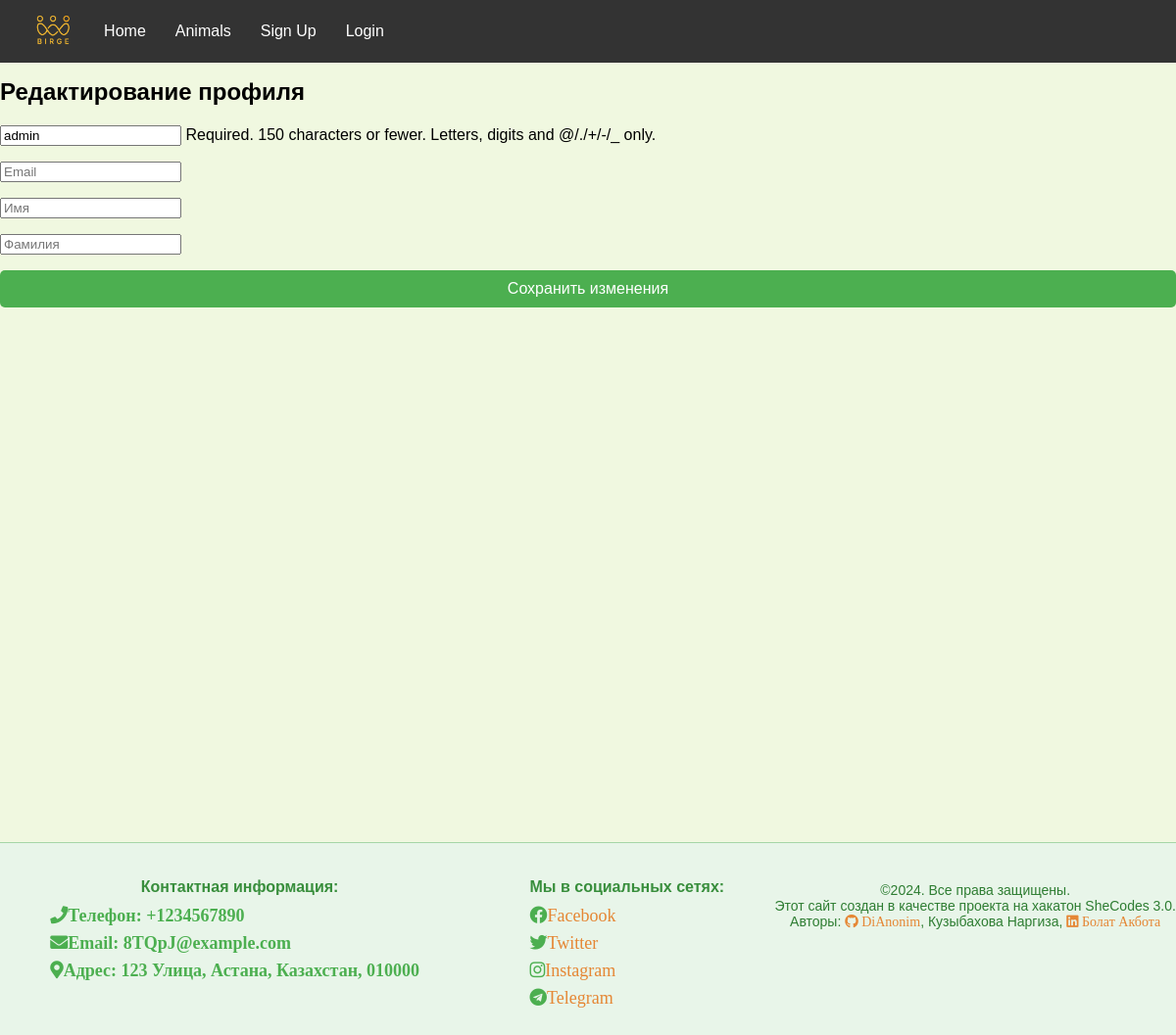
Before: /user/update/5/ with the older database file.
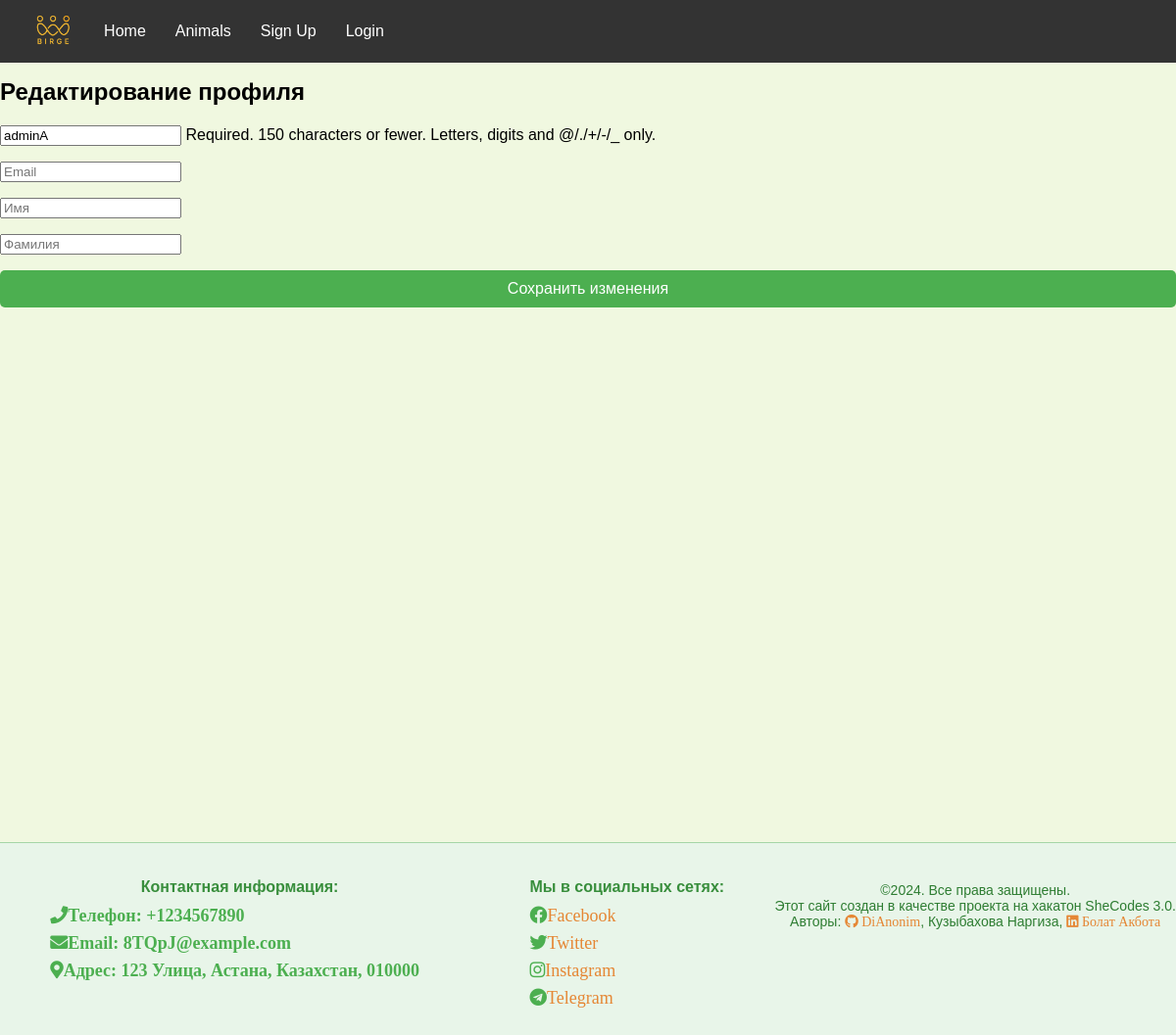
After: the same page with the newer database file.
### app/models.py (models this page shows, shortened)
class CustomUser(AbstractUser):
    class Gender(models.TextChoices):
        Man = 'Man'
        Woman =  'Woman'
    image=models.ImageField(upload_to='media/users',default="media/users/default.png")
    gender=models.CharField(max_length=10,choices=Gender.choices,default=Gender.Man)
    birthday=models.DateField(null=True)
    phone=models.CharField(max_length=20)
    isStudent = models.BooleanField(default=False)

### app/views.py (the view, shortened to what this page needs)
# urls.py: path('user/update/<int:pk>/', UpdateUserView.as_view(), name='update_user'),
class UpdateUserView(UpdateView):
    model = CustomUser
    form_class = UpdateUserForm
    template_name = 'update_user.html'
    def get_object(self):
        return get_object_or_404(CustomUser, pk=self.kwargs['pk'])

### app/forms.py
class UpdateUserForm(forms.ModelForm):
    class Meta:
        model = CustomUser
        fields = ['username', 'email', 'first_name', 'last_name']
        labels = {
            'first_name': '',
            'last_name': '',
            'email': '',
            'username': '',
        }
        widgets = {
            'first_name': forms.TextInput(attrs={'placeholder': 'Имя', 'class': 'form-control'}),
            'last_name': forms.TextInput(attrs={'placeholder': 'Фамилия', 'class': 'form-control'}),
            'email': forms.EmailInput(attrs={'placeholder': 'Email', 'class': 'form-control'}),
            'username': forms.TextInput(attrs={'placeholder': 'Username/Логин', 'class': 'form-control'}),
        }

### templates/update_user.html (shortened to what this page needs)
{% extends "base.html" %}
{% load customtags %}
{% block content %}
<div class="container">
    <h2>Редактирование профиля</h2>
    <form method="post" enctype="multipart/form-data">
        {{ form.as_p }}
        <button type="submit" class="btn btn-primary submit-btn">Сохранить изменения</button>
    </form>
</div>
{% endblock %}

### templates/base.html (shortened to what this page needs)
{% load static %}
<!DOCTYPE html>
<html lang="en">
<head>
    <link rel="stylesheet" href="{% static 'css/styles.css' %}">
    <link rel="stylesheet" href="https://cdnjs.cloudflare.com/ajax/libs/font-awesome/5.15.4/css/all.min.css">
</head>
<body
    style="background-image: url('https://catherineasquithgallery.com/uploads/posts/2021-02/1612728076_170-p-cherno-goluboi-fon-246.jpg');">
    {% include "navbar.html" %}
    <div class="base-container">
        <div class="content">
            {% block content %}{% endblock %}
        </div>
    </div>
    {% include "footer.html" %}
</body>
</html>

### templates/navbar.html
{% load static %}
<nav class="darkNavbar zilla-slab-light-italic">
    <div id="logo">
        <img src="{% static 'images/logo/logo.png' %}" alt="Logo">
    </div>
    <a href="{% url 'home' %}">Home</a>
    <a href="{% url 'animal_list' %}">Animals</a>
    {% if not request.user.is_authenticated %}
        <a href="{% url 'signup' %}">Sign Up</a>
        <a href="{% url 'login' %}">Login</a>
    {% else %}
        <a class="fa fa-user" href="{% url 'profile' user.id %}">Profile</a>
        <form method="post" action="{% url 'logout' %}" style="display: inline;">
            {% csrf_token %}
            <button type="submit" class="fa fa-sign-out" style="background: none; border: none; cursor: pointer;">Logout</button>
        </form>
    {% endif %}
</nav>

### templates/footer.html
<footer id="footer" class="zilla-slab-light-italic">
    <section class="section1Footer">
        <ul>
            <p>Контактная информация:</p>
            <li class="fas fa-phone">  Телефон: +1234567890</li>
            <li class="fas fa-envelope">  Email: 8TQpJ@example.com</li>
            <li class="fas fa-map-marker-alt">  Адрес: 123 Улица, Астана, Казахстан, 010000</li>
        </ul>
    </section>
    <section class="section2Footer">
        <ul class="social-icons">
            <p>Мы в социальных сетях:</p>
            <li class="fab fa-facebook">  <a  href="https://www.facebook.com/">Facebook</a></li>
            <li class="fab fa-twitter">  <a href="https://twitter.com/">Twitter</a></li>
            <li class="fab fa-instagram">  <a href="https://www.instagram.com/">Instagram</a></li>
            <li class="fab fa-telegram">  <a href="https://telegram.org/">Telegram</a></li>
        </ul>
    </section>
    <p class="aHover">©2024. Все права защищены. <br>
        Этот сайт создан в качестве проекта на хакатон SheCodes 3.0. <br>
        Авторы: <a class="fab fa-github" href="https://github.com/DiAnonim"> DiAnonim</a>, Кузыбахова Наргиза,
        <a class="fab fa-linkedin" href="https://www.linkedin.com/in/akbota-bolat/"> Болат Акбота </a>
    </p>
</footer>

### static/css/styles.css (style rules this page uses)
html, body { height: 100%; margin: 0; }
body { margin-top: 60px; font-family: Arial, sans-serif; background-color: #f0f8e0; margin: 0; padding: 0; align-items: center; height: 100vh; }
.content { flex: 1; padding-top: 60px; padding-bottom: 60px; }
.base-container { display: flex; flex-direction: column; min-height: 100vh; padding-bottom: 60px; }
.submit-btn { width: 100%; padding: 10px; background-color: #ff9800; border: none; color: white; font-size: 16px; cursor: pointer; border-radius: 5px; transition: background-color 0.3s ease; }
.btn { padding: 10px 20px; border: none; border-radius: 5px; text-decoration: none; color: #fff; font-size: 16px; cursor: pointer; }
.btn-primary { background-color: #4caf50; }
.darkNavbar { background-color: #333; color: #fff; padding: 10px 20px; display: flex; justify-content: left; align-items: center; position: fixed; width: 100%; top: 0; left: 0; z-index: 1000; }
#logo img { height: 40px; }
.darkNavbar a { color: #fff; text-decoration: none; margin: 0 15px; font-size: 16px; }
#footer { background-color: #e8f5e9; color: #2e7d32; padding: 20px 0; text-align: center; border-top: 1px solid #a5d6a7; display: flex; }
.section1Footer, .section2Footer { margin: 0 auto; max-width: 800px; padding: 0; }
.section1Footer ul, .section2Footer ul { list-style: none; padding: 0; margin: 0; }
.section1Footer p, .section2Footer p { font-size: 16px; font-weight: bold; color: #388e3c; margin-bottom: 10px; }
.section1Footer li, .section2Footer li { font-size: 14px; margin-bottom: 10px; display: flex; align-items: center; color: #2e7d32; }
.section1Footer .fas, .section2Footer .fab { margin-right: 10px; font-size: 18px; color: #4caf50; }
.section2Footer a { color: #e58735; text-decoration: none; transition: color 0.3s; }
.aHover { font-size: 14px; margin-top: 20px; color: #2e7d32; }
.aHover a { color: #e58735; text-decoration: none; transition: color 0.3s; }

Changed rows visible on the page:
changed CustomUser: username "admin" → "adminA"
